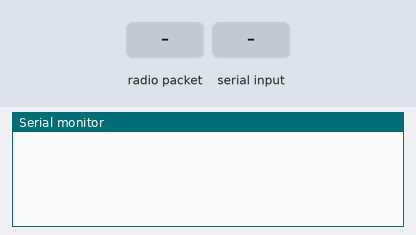
A sketch run on a simulated Arduino Uno, built with avr-gcc and run on an emulated ATmega328P. On the bench: the last lines printed to the serial monitor. The test bench sets the inputs (shaded band). No radio packets arrive unless stated.

Above: at 1.2 s.
1.3 s: radio packet "1" arrives
At 1.9 s:
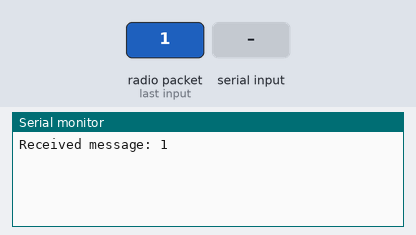
2.8 s: "1\n" received over Serial
At 4.1 s:
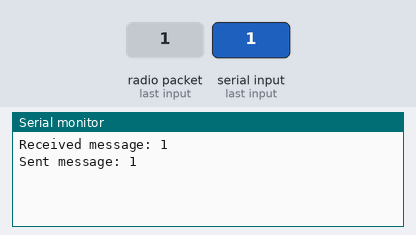

Measured:
- after the input at 1.3 s, the serial monitor: prints a new line at once (image 1)
- after the input at 2.8 s, the serial monitor: prints a new line after 0.06 s (image 2)

The sketch:

FULL_DUP1.ino
```cpp
#include <RH_ASK.h>

#define ledt 4
#define ledR A0
RH_ASK rf_driver; // Initialize RF transmitter/receiver object
String message = ""; // Create an empty string to hold the message

void setup() {
  // Initialize serial communication at a baud rate of 9600
  Serial.begin(9600);

  // Initialize RF transmitter/receiver with a data rate of 2000 bps
  if (!rf_driver.init()) {
    Serial.println("RF initialization failed.");
    while (1); // Loop forever if initialization fails
  }
}

void loop() {
  // Read a message from the serial monitor
  if (Serial.available()) {
    message = ""; // Reset the message string
    while (Serial.available()) {
      message += Serial.readStringUntil('\n'); // Read a line and add it to the message
    }

    // Transmit the message through the RF transmitter
    rf_driver.send((uint8_t*)message.c_str(), message.length());
    rf_driver.waitPacketSent(); // Wait for the transmission to complete

    // Print the sent message on the serial monitor
    Serial.print("Sent message: ");
    Serial.println(message);
    digitalWrite(ledt,HIGH);
    delay(200);
    digitalWrite(ledt,LOW);
  }

  // Receive a message through the RF receiver
  uint8_t received_message[64]; // Create a buffer to hold the received message
  uint8_t received_message_length = sizeof(received_message);

  if (rf_driver.recv(received_message, &received_message_length)) {
    // Convert the received message to a string
    String received_string = "";
    for (int i = 0; i < received_message_length; i++) {
      received_string += (char)received_message[i];
    }

    // Print the received message on the serial monitor
    Serial.print("Received message: ");
    Serial.println(received_string);
    digitalWrite(ledR,HIGH);
    delay(200);
    digitalWrite(ledR,LOW);

  }


}
```
